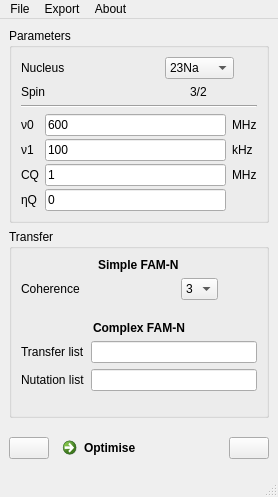
<?xml version="1.0" encoding="UTF-8"?>
<ui version="4.0">
 <author>Henri Colaux</author>
 <class>MainWindow</class>
 <widget class="QMainWindow" name="MainWindow">
  <property name="geometry">
   <rect>
    <x>0</x>
    <y>0</y>
    <width>278</width>
    <height>497</height>
   </rect>
  </property>
  <property name="sizePolicy">
   <sizepolicy hsizetype="Expanding" vsizetype="Expanding">
    <horstretch>0</horstretch>
    <verstretch>0</verstretch>
   </sizepolicy>
  </property>
  <property name="font">
   <font>
    <family>Arial</family>
    <pointsize>9</pointsize>
   </font>
  </property>
  <property name="windowTitle">
   <string>FAM-N optimisation</string>
  </property>
  <widget class="QWidget" name="centralwidget">
   <property name="sizePolicy">
    <sizepolicy hsizetype="Preferred" vsizetype="Preferred">
     <horstretch>0</horstretch>
     <verstretch>0</verstretch>
    </sizepolicy>
   </property>
   <layout class="QHBoxLayout" name="horizontalLayout">
    <item>
     <layout class="QGridLayout" name="gridLayout_4">
      <item row="3" column="0">
       <layout class="QGridLayout" name="gridLayout_3">
        <item row="0" column="1">
         <widget class="QCommandLinkButton" name="commandLinkButton">
          <property name="text">
           <string>Optimise</string>
          </property>
         </widget>
        </item>
        <item row="0" column="0">
         <widget class="QPushButton" name="pushButton">
          <property name="text">
           <string/>
          </property>
         </widget>
        </item>
        <item row="0" column="2">
         <widget class="QPushButton" name="pushButton_2">
          <property name="text">
           <string/>
          </property>
          <property name="checkable">
           <bool>true</bool>
          </property>
          <property name="checked">
           <bool>false</bool>
          </property>
          <property name="autoExclusive">
           <bool>false</bool>
          </property>
          <property name="flat">
           <bool>false</bool>
          </property>
         </widget>
        </item>
       </layout>
      </item>
      <item row="2" column="0">
       <widget class="QWidget" name="widget" native="true"/>
      </item>
      <item row="1" column="0">
       <widget class="QGroupBox" name="transfer_box">
        <property name="title">
         <string>Transfer</string>
        </property>
        <layout class="QVBoxLayout" name="verticalLayout_5">
         <item alignment="Qt::AlignHCenter">
          <widget class="QLabel" name="transfer_simple_title">
           <property name="font">
            <font>
             <family>Arial</family>
             <pointsize>9</pointsize>
             <weight>75</weight>
             <bold>true</bold>
             <strikeout>false</strikeout>
            </font>
           </property>
           <property name="text">
            <string>Simple FAM-N</string>
           </property>
          </widget>
         </item>
         <item>
          <layout class="QHBoxLayout" name="transfer_coherence_layout">
           <item>
            <widget class="QLabel" name="transfer_coherence_txt">
             <property name="text">
              <string>Coherence</string>
             </property>
            </widget>
           </item>
           <item alignment="Qt::AlignHCenter">
            <widget class="QComboBox" name="transfer_coherence_combo">
             <item>
              <property name="text">
               <string>3</string>
              </property>
             </item>
             <item>
              <property name="text">
               <string>5</string>
              </property>
             </item>
             <item>
              <property name="text">
               <string>7</string>
              </property>
             </item>
             <item>
              <property name="text">
               <string>9</string>
              </property>
             </item>
            </widget>
           </item>
          </layout>
         </item>
         <item>
          <spacer name="verticalSpacer_3">
           <property name="orientation">
            <enum>Qt::Vertical</enum>
           </property>
           <property name="sizeType">
            <enum>QSizePolicy::MinimumExpanding</enum>
           </property>
           <property name="sizeHint" stdset="0">
            <size>
             <width>20</width>
             <height>5</height>
            </size>
           </property>
          </spacer>
         </item>
         <item alignment="Qt::AlignHCenter">
          <widget class="QLabel" name="param_complex_title">
           <property name="font">
            <font>
             <family>Arial</family>
             <pointsize>9</pointsize>
             <weight>75</weight>
             <bold>true</bold>
            </font>
           </property>
           <property name="text">
            <string>Complex FAM-N</string>
           </property>
          </widget>
         </item>
         <item>
          <layout class="QGridLayout" name="transfer_complex_layout">
           <item row="0" column="1">
            <widget class="QLineEdit" name="transfer_complex_list_field"/>
           </item>
           <item row="0" column="0">
            <widget class="QLabel" name="transfer_complex_list_txt">
             <property name="text">
              <string>Transfer list</string>
             </property>
            </widget>
           </item>
           <item row="1" column="0">
            <widget class="QLabel" name="transfer_complex_nutation_txt">
             <property name="text">
              <string>Nutation list</string>
             </property>
            </widget>
           </item>
           <item row="1" column="1">
            <widget class="QLineEdit" name="transfer_complex_nutation_field"/>
           </item>
          </layout>
         </item>
         <item>
          <spacer name="verticalSpacer_2">
           <property name="orientation">
            <enum>Qt::Vertical</enum>
           </property>
           <property name="sizeType">
            <enum>QSizePolicy::MinimumExpanding</enum>
           </property>
           <property name="sizeHint" stdset="0">
            <size>
             <width>20</width>
             <height>5</height>
            </size>
           </property>
          </spacer>
         </item>
        </layout>
       </widget>
      </item>
      <item row="0" column="0">
       <widget class="QGroupBox" name="param_group">
        <property name="title">
         <string>Parameters</string>
        </property>
        <layout class="QVBoxLayout" name="verticalLayout">
         <item>
          <layout class="QHBoxLayout" name="param_nucleus_layout">
           <item>
            <widget class="QLabel" name="param_nucleus_text">
             <property name="text">
              <string>Nucleus</string>
             </property>
            </widget>
           </item>
           <item alignment="Qt::AlignHCenter">
            <widget class="QComboBox" name="param_nucleus_combo">
             <property name="currentText">
              <string>23Na</string>
             </property>
             <property name="currentIndex">
              <number>5</number>
             </property>
             <property name="maxVisibleItems">
              <number>12</number>
             </property>
             <item>
              <property name="text">
               <string>7Li</string>
              </property>
             </item>
             <item>
              <property name="text">
               <string>9Be</string>
              </property>
             </item>
             <item>
              <property name="text">
               <string>11B</string>
              </property>
             </item>
             <item>
              <property name="text">
               <string>17O</string>
              </property>
             </item>
             <item>
              <property name="text">
               <string>21Ne</string>
              </property>
             </item>
             <item>
              <property name="text">
               <string>23Na</string>
              </property>
             </item>
             <item>
              <property name="text">
               <string>25Mg</string>
              </property>
             </item>
             <item>
              <property name="text">
               <string>27Al</string>
              </property>
             </item>
             <item>
              <property name="text">
               <string>33S</string>
              </property>
             </item>
             <item>
              <property name="text">
               <string>35Cl</string>
              </property>
             </item>
             <item>
              <property name="text">
               <string>37Cl</string>
              </property>
             </item>
             <item>
              <property name="text">
               <string>39K</string>
              </property>
             </item>
             <item>
              <property name="text">
               <string>41K</string>
              </property>
             </item>
             <item>
              <property name="text">
               <string>43Ca</string>
              </property>
             </item>
             <item>
              <property name="text">
               <string>45Sc</string>
              </property>
             </item>
             <item>
              <property name="text">
               <string>47Ti</string>
              </property>
             </item>
             <item>
              <property name="text">
               <string>49Ti</string>
              </property>
             </item>
             <item>
              <property name="text">
               <string>51V</string>
              </property>
             </item>
             <item>
              <property name="text">
               <string>53Cr</string>
              </property>
             </item>
             <item>
              <property name="text">
               <string>55Mn</string>
              </property>
             </item>
             <item>
              <property name="text">
               <string>59Co</string>
              </property>
             </item>
             <item>
              <property name="text">
               <string>61Ni</string>
              </property>
             </item>
             <item>
              <property name="text">
               <string>63Cu</string>
              </property>
             </item>
             <item>
              <property name="text">
               <string>65Cu</string>
              </property>
             </item>
             <item>
              <property name="text">
               <string>67Zn</string>
              </property>
             </item>
             <item>
              <property name="text">
               <string>69Ga</string>
              </property>
             </item>
             <item>
              <property name="text">
               <string>71Ga</string>
              </property>
             </item>
             <item>
              <property name="text">
               <string>73Ge</string>
              </property>
             </item>
             <item>
              <property name="text">
               <string>75As</string>
              </property>
             </item>
             <item>
              <property name="text">
               <string>79Br</string>
              </property>
             </item>
             <item>
              <property name="text">
               <string>81Br</string>
              </property>
             </item>
             <item>
              <property name="text">
               <string>83Kr</string>
              </property>
             </item>
             <item>
              <property name="text">
               <string>85Rb</string>
              </property>
             </item>
             <item>
              <property name="text">
               <string>87Rb</string>
              </property>
             </item>
             <item>
              <property name="text">
               <string>87Sr</string>
              </property>
             </item>
             <item>
              <property name="text">
               <string>91Zr</string>
              </property>
             </item>
             <item>
              <property name="text">
               <string>93Nb</string>
              </property>
             </item>
             <item>
              <property name="text">
               <string>95Mo</string>
              </property>
             </item>
             <item>
              <property name="text">
               <string>97Mo</string>
              </property>
             </item>
             <item>
              <property name="text">
               <string>99Tc</string>
              </property>
             </item>
             <item>
              <property name="text">
               <string>99Ru</string>
              </property>
             </item>
             <item>
              <property name="text">
               <string>101Ru</string>
              </property>
             </item>
             <item>
              <property name="text">
               <string>103Rh</string>
              </property>
             </item>
             <item>
              <property name="text">
               <string>105Pb</string>
              </property>
             </item>
             <item>
              <property name="text">
               <string>113In</string>
              </property>
             </item>
             <item>
              <property name="text">
               <string>115In</string>
              </property>
             </item>
             <item>
              <property name="text">
               <string>121Sb</string>
              </property>
             </item>
             <item>
              <property name="text">
               <string>123Sb</string>
              </property>
             </item>
             <item>
              <property name="text">
               <string>127I</string>
              </property>
             </item>
             <item>
              <property name="text">
               <string>131Xe</string>
              </property>
             </item>
             <item>
              <property name="text">
               <string>133Cs</string>
              </property>
             </item>
             <item>
              <property name="text">
               <string>135Ba</string>
              </property>
             </item>
             <item>
              <property name="text">
               <string>137Ba</string>
              </property>
             </item>
             <item>
              <property name="text">
               <string>139La</string>
              </property>
             </item>
             <item>
              <property name="text">
               <string>141Pr</string>
              </property>
             </item>
             <item>
              <property name="text">
               <string>143Nd</string>
              </property>
             </item>
             <item>
              <property name="text">
               <string>145Nd</string>
              </property>
             </item>
             <item>
              <property name="text">
               <string>147Sm</string>
              </property>
             </item>
             <item>
              <property name="text">
               <string>149Sm</string>
              </property>
             </item>
             <item>
              <property name="text">
               <string>151Eu</string>
              </property>
             </item>
             <item>
              <property name="text">
               <string>153Eu</string>
              </property>
             </item>
             <item>
              <property name="text">
               <string>155Gb</string>
              </property>
             </item>
             <item>
              <property name="text">
               <string>157Gb</string>
              </property>
             </item>
             <item>
              <property name="text">
               <string>159Td</string>
              </property>
             </item>
             <item>
              <property name="text">
               <string>161Dy</string>
              </property>
             </item>
             <item>
              <property name="text">
               <string>163Ty</string>
              </property>
             </item>
             <item>
              <property name="text">
               <string>165ho</string>
              </property>
             </item>
             <item>
              <property name="text">
               <string>167Er</string>
              </property>
             </item>
             <item>
              <property name="text">
               <string>173Yb</string>
              </property>
             </item>
             <item>
              <property name="text">
               <string>175Lu</string>
              </property>
             </item>
             <item>
              <property name="text">
               <string>177Hf</string>
              </property>
             </item>
             <item>
              <property name="text">
               <string>179Hf</string>
              </property>
             </item>
             <item>
              <property name="text">
               <string>181Ta</string>
              </property>
             </item>
             <item>
              <property name="text">
               <string>185Re</string>
              </property>
             </item>
             <item>
              <property name="text">
               <string>187Re</string>
              </property>
             </item>
             <item>
              <property name="text">
               <string>189Os</string>
              </property>
             </item>
             <item>
              <property name="text">
               <string>191Ir</string>
              </property>
             </item>
             <item>
              <property name="text">
               <string>193Ir</string>
              </property>
             </item>
             <item>
              <property name="text">
               <string>197Au</string>
              </property>
             </item>
             <item>
              <property name="text">
               <string>201Hg</string>
              </property>
             </item>
             <item>
              <property name="text">
               <string>209Bi</string>
              </property>
             </item>
             <item>
              <property name="text">
               <string>235U</string>
              </property>
             </item>
            </widget>
           </item>
          </layout>
         </item>
         <item>
          <layout class="QHBoxLayout" name="param_spin_layout">
           <property name="spacing">
            <number>4</number>
           </property>
           <item>
            <widget class="QLabel" name="param_spin_text">
             <property name="text">
              <string>Spin</string>
             </property>
            </widget>
           </item>
           <item alignment="Qt::AlignHCenter">
            <widget class="QLabel" name="param_spin_number">
             <property name="text">
              <string>3/2</string>
             </property>
            </widget>
           </item>
          </layout>
         </item>
         <item>
          <spacer name="param_spacer">
           <property name="orientation">
            <enum>Qt::Vertical</enum>
           </property>
           <property name="sizeHint" stdset="0">
            <size>
             <width>20</width>
             <height>0</height>
            </size>
           </property>
          </spacer>
         </item>
         <item>
          <widget class="Line" name="param_line">
           <property name="orientation">
            <enum>Qt::Horizontal</enum>
           </property>
          </widget>
         </item>
         <item>
          <layout class="QGridLayout" name="param_exp_layout">
           <property name="verticalSpacing">
            <number>3</number>
           </property>
           <item row="0" column="1">
            <widget class="QLineEdit" name="param_larmor_field">
             <property name="text">
              <string>600</string>
             </property>
            </widget>
           </item>
           <item row="0" column="2">
            <widget class="QLabel" name="param_larmor_unit">
             <property name="text">
              <string>MHz</string>
             </property>
            </widget>
           </item>
           <item row="3" column="0">
            <widget class="QLabel" name="param_etaq_txt">
             <property name="text">
              <string>ηQ</string>
             </property>
            </widget>
           </item>
           <item row="2" column="0">
            <widget class="QLabel" name="param_cq_text">
             <property name="text">
              <string>CQ</string>
             </property>
            </widget>
           </item>
           <item row="0" column="0">
            <widget class="QLabel" name="param_larmor_txt">
             <property name="text">
              <string>ν0</string>
             </property>
            </widget>
           </item>
           <item row="2" column="1">
            <widget class="QLineEdit" name="param_cq_field">
             <property name="text">
              <string>1</string>
             </property>
            </widget>
           </item>
           <item row="1" column="0">
            <widget class="QLabel" name="param_rf_txt">
             <property name="text">
              <string>ν1</string>
             </property>
            </widget>
           </item>
           <item row="1" column="2">
            <widget class="QLabel" name="param_rf_unit">
             <property name="text">
              <string>kHz</string>
             </property>
            </widget>
           </item>
           <item row="2" column="2">
            <widget class="QLabel" name="param_cq_unit">
             <property name="text">
              <string>MHz</string>
             </property>
            </widget>
           </item>
           <item row="3" column="1">
            <widget class="QLineEdit" name="param_etaq_field">
             <property name="text">
              <string>0</string>
             </property>
            </widget>
           </item>
           <item row="1" column="1">
            <widget class="QLineEdit" name="param_rf_field">
             <property name="text">
              <string>100</string>
             </property>
            </widget>
           </item>
          </layout>
         </item>
        </layout>
       </widget>
      </item>
     </layout>
    </item>
   </layout>
  </widget>
  <widget class="QMenuBar" name="menubar">
   <property name="geometry">
    <rect>
     <x>0</x>
     <y>0</y>
     <width>278</width>
     <height>21</height>
    </rect>
   </property>
   <widget class="QMenu" name="menuFile">
    <property name="title">
     <string>File</string>
    </property>
    <addaction name="actionNew"/>
    <addaction name="actionOpen"/>
    <addaction name="actionSave"/>
    <addaction name="actionsave_as"/>
    <addaction name="separator"/>
    <addaction name="actionQuit"/>
   </widget>
   <widget class="QMenu" name="menuAbout">
    <property name="title">
     <string>Export</string>
    </property>
    <widget class="QMenu" name="menuJEOL">
     <property name="title">
      <string>JEOL</string>
     </property>
     <addaction name="actionPulse_list_2"/>
     <addaction name="actionMQF_pulse_program"/>
     <addaction name="actionMQMAS_pulse_program"/>
    </widget>
    <widget class="QMenu" name="menuTopspin">
     <property name="title">
      <string>Topspin</string>
     </property>
     <addaction name="actionPulse_list_3"/>
     <addaction name="actionMQF_pulse_program_2"/>
     <addaction name="actionMQMAS_pulse_program_2"/>
     <addaction name="actionMQ_CPMG_MAS_pulse_program"/>
    </widget>
    <addaction name="actionReport"/>
    <addaction name="actionImage"/>
    <addaction name="separator"/>
    <addaction name="menuJEOL"/>
    <addaction name="menuTopspin"/>
   </widget>
   <widget class="QMenu" name="menuAbout_2">
    <property name="title">
     <string>About</string>
    </property>
   </widget>
   <addaction name="menuFile"/>
   <addaction name="menuAbout"/>
   <addaction name="menuAbout_2"/>
  </widget>
  <widget class="QStatusBar" name="statusbar"/>
  <action name="actionNew">
   <property name="text">
    <string>New</string>
   </property>
   <property name="shortcut">
    <string>Ctrl+N</string>
   </property>
  </action>
  <action name="actionOpen">
   <property name="text">
    <string>Open</string>
   </property>
   <property name="shortcut">
    <string>Ctrl+O</string>
   </property>
  </action>
  <action name="actionSave">
   <property name="text">
    <string>Save</string>
   </property>
   <property name="shortcut">
    <string>Ctrl+S</string>
   </property>
  </action>
  <action name="actionQuit">
   <property name="text">
    <string>Quit</string>
   </property>
   <property name="shortcut">
    <string>Ctrl+W</string>
   </property>
  </action>
  <action name="actionReport">
   <property name="text">
    <string>Report</string>
   </property>
  </action>
  <action name="actionPulse_list">
   <property name="text">
    <string>Pulse list</string>
   </property>
  </action>
  <action name="actionPulse_list_2">
   <property name="text">
    <string>Pulse list</string>
   </property>
  </action>
  <action name="actionMQF_pulse_program">
   <property name="text">
    <string>MQF pulse program</string>
   </property>
  </action>
  <action name="actionMQMAS_pulse_program">
   <property name="text">
    <string>MQMAS pulse program</string>
   </property>
  </action>
  <action name="actionPulse_list_3">
   <property name="text">
    <string>Pulse list</string>
   </property>
  </action>
  <action name="actionMQF_pulse_program_2">
   <property name="text">
    <string>MQF pulse program</string>
   </property>
  </action>
  <action name="actionMQMAS_pulse_program_2">
   <property name="text">
    <string>MQMAS pulse program</string>
   </property>
  </action>
  <action name="actionMQ_CPMG_MAS_pulse_program">
   <property name="text">
    <string>MQ-CPMG-MAS pulse program</string>
   </property>
  </action>
  <action name="actionsave_as">
   <property name="text">
    <string>Save as</string>
   </property>
  </action>
  <action name="actionImage">
   <property name="text">
    <string>Picture</string>
   </property>
  </action>
 </widget>
 <resources/>
 <connections>
  <connection>
   <sender>param_nucleus_combo</sender>
   <signal>currentTextChanged(QString)</signal>
   <receiver>param_spin_number</receiver>
   <slot>setText(QString)</slot>
   <hints>
    <hint type="sourcelabel">
     <x>185</x>
     <y>72</y>
    </hint>
    <hint type="destinationlabel">
     <x>204</x>
     <y>92</y>
    </hint>
   </hints>
  </connection>
 </connections>
</ui>
